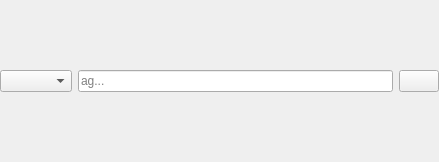
<?xml version="1.0" encoding="UTF-8"?>
<ui version="4.0">
 <class>RizinGraphWidget</class>
 <widget class="QDockWidget" name="RizinGraphWidget">
  <property name="geometry">
   <rect>
    <x>0</x>
    <y>0</y>
    <width>439</width>
    <height>162</height>
   </rect>
  </property>
  <property name="windowTitle">
   <string>Rizin graphs</string>
  </property>
  <widget class="QWidget" name="dockWidgetContents">
   <layout class="QVBoxLayout" name="verticalLayout">
    <property name="leftMargin">
     <number>0</number>
    </property>
    <property name="topMargin">
     <number>0</number>
    </property>
    <property name="rightMargin">
     <number>0</number>
    </property>
    <property name="bottomMargin">
     <number>0</number>
    </property>
    <item>
     <layout class="QHBoxLayout" name="horizontalLayout_2">
      <item>
       <widget class="QComboBox" name="graphType">
        <property name="sizePolicy">
         <sizepolicy hsizetype="Preferred" vsizetype="Fixed">
          <horstretch>0</horstretch>
          <verstretch>0</verstretch>
         </sizepolicy>
        </property>
        <property name="editable">
         <bool>false</bool>
        </property>
       </widget>
      </item>
      <item>
       <widget class="QLineEdit" name="customCommand">
        <property name="enabled">
         <bool>true</bool>
        </property>
        <property name="sizePolicy">
         <sizepolicy hsizetype="Expanding" vsizetype="Fixed">
          <horstretch>1</horstretch>
          <verstretch>0</verstretch>
         </sizepolicy>
        </property>
        <property name="placeholderText">
         <string>ag...</string>
        </property>
       </widget>
      </item>
      <item>
       <widget class="QPushButton" name="refreshButton">
        <property name="text">
         <string/>
        </property>
        <property name="icon">
         <iconset resource="../resources.qrc">
          <normaloff>:/img/icons/arrow_right.svg</normaloff>:/img/icons/arrow_right.svg</iconset>
        </property>
       </widget>
      </item>
      <item>
       <spacer name="horizontalSpacer">
        <property name="orientation">
         <enum>Qt::Horizontal</enum>
        </property>
        <property name="sizeType">
         <enum>QSizePolicy::MinimumExpanding</enum>
        </property>
        <property name="sizeHint" stdset="0">
         <size>
          <width>0</width>
          <height>20</height>
         </size>
        </property>
       </spacer>
      </item>
     </layout>
    </item>
   </layout>
  </widget>
 </widget>
 <resources>
  <include location="../resources.qrc"/>
 </resources>
 <connections/>
</ui>
